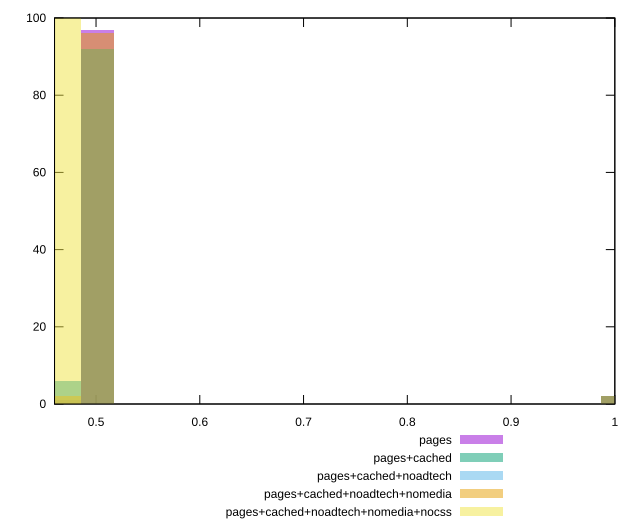

Reproduce this figure in gnuplot.
reset

$pages <<EOF
1.002409096850723 2
0.5012045484253616 97
0.46987926414877645 1
EOF

$pagesCached <<EOF
1.002409096850723 2
0.5012045484253616 92
0.46987926414877645 6
EOF

$pagesCachedNoadtech <<EOF
1.002409096850723 2
0.5012045484253616 92
0.46987926414877645 6
EOF

$pagesCachedNoadtechNomedia <<EOF
1.002409096850723 2
0.5012045484253616 96
0.46987926414877645 2
EOF

$pagesCachedNoadtechNomediaNocss <<EOF
0.46987926414877645 100
EOF

set key outside below
set boxwidth 0.0313252842765851
set xrange [0.46:1]
set yrange [0:100]
set trange [0:100]
set style fill transparent solid 0.5 noborder
set terminal svg size 640, 530 enhanced background rgb 'white'
set output "report_00017_2021-02-10T15-08-03.406Z/uses-rel-preload/comparison/histogram/all_score.svg"

plot $pages title "pages" with boxes, \
     $pagesCached title "pages+cached" with boxes, \
     $pagesCachedNoadtech title "pages+cached+noadtech" with boxes, \
     $pagesCachedNoadtechNomedia title "pages+cached+noadtech+nomedia" with boxes, \
     $pagesCachedNoadtechNomediaNocss title "pages+cached+noadtech+nomedia+nocss" with boxes

reset
